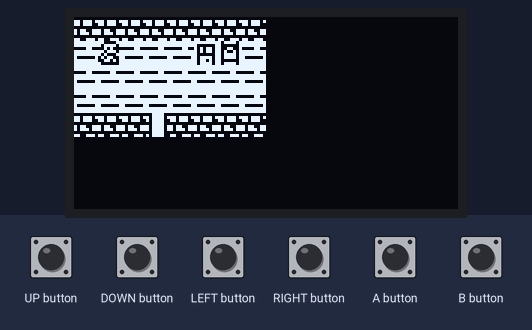
A sketch run on a simulated Arduboy, built with avr-gcc and run on an emulated ATmega32U4. On the bench: 128×64 one-colour display. The test bench sets the inputs (shaded band). What the sketch prints to the serial monitor is not drawn.

Above: at 1.2 s.
1.3 s: UP button pressed for 0.15 s
At 2.3 s:
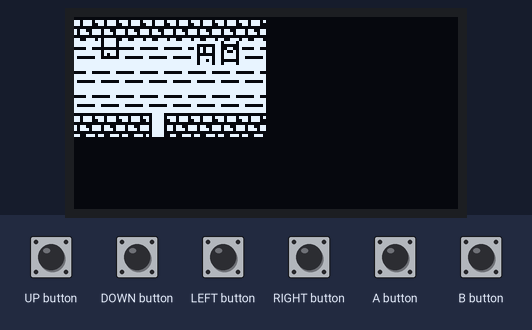
2.9 s: DOWN button pressed for 1 s
At 4.9 s:
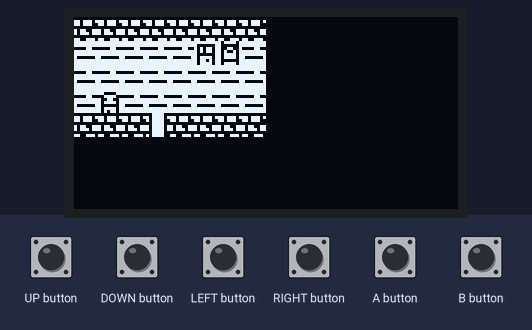
5.4 s: RIGHT button pressed for 1 s
At 6.21 s:
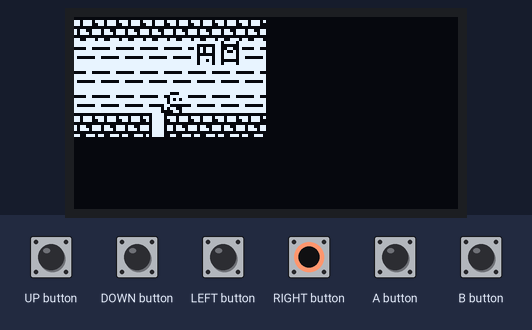
7.9 s: LEFT button pressed for 1 s
At 10.0 s:
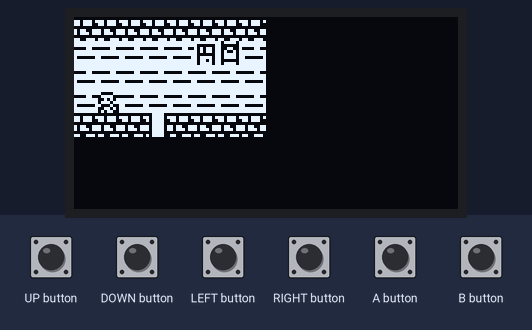
10.4 s: RIGHT button pressed for 0.15 s
At 11.0 s:
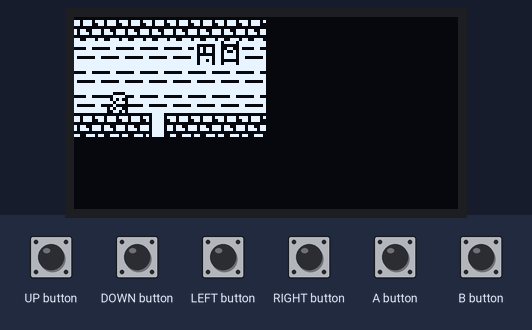
12.0 s: UP button pressed for 1 s
At 12.18 s:
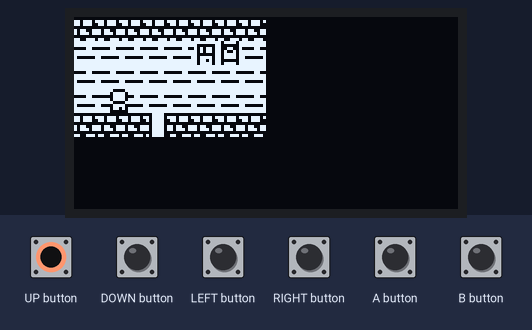
Timing chart, 0 to 15.0 s (numbered marks = the images above; inputs shaded):
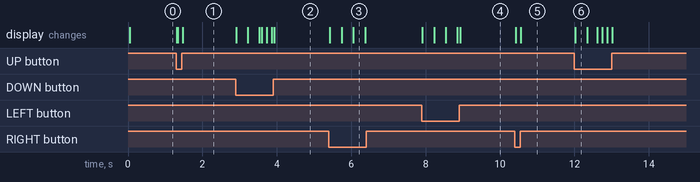

Measured:
- after the input at 1.3 s, the display: first changes at once (image 1 shows a later state)
- after the input at 2.9 s, the display: first changes at once (image 2 shows a later state)
- after the input at 5.4 s, the display: first changes at once (image 3 shows a later state)
- after the input at 7.9 s, the display: first changes at once (image 4 shows a later state)
- after the input at 10.4 s, the display: first changes at once (image 5 shows a later state)
- after the input at 12.0 s, the display: changes at once (image 6)

The sketch:

Engine.ino
```cpp
#include <Arduboy2.h>
#include <ArduboyTones.h>

Arduboy2* arduboy = new Arduboy2();
ArduboyTones* sound = new ArduboyTones(arduboy->audio.enabled);
#include "game.h"

const uint16_t startupTone[] PROGMEM = {NOTE_B6,20,NOTE_C5,60,NOTE_REST,50,NOTE_F7,300, TONES_END};

void setup() {
  // put your setup code here, to run once:
  arduboy->begin();
  arduboy->setFrameRate(30);
  arduboy->clear();

  Serial.begin(9600);
  Serial.println(freeRam());
  Game::game = new Game(arduboy, sound);
  Game::game->start();
  //test();
  arduboy->setCursor(0,0);
  arduboy->print(F("Hello"));
  arduboy->display();

  sound->tones(startupTone);
}

void test()
{
  Serial.println(freeRam());
  new Location*[5];
  Serial.print("array ");
  Serial.println(freeRam());
  Location** locations = new Location*[5];
  locations[0] = new Location(17, 16, Maps::loc);
  Serial.print("main ");
  Serial.println(freeRam());
  locations[1] = new Location(6, 5, Maps::house);
  Serial.print("house ");
  Serial.println(freeRam());
  locations[2] = new Location(6, 4, Maps::house2);
  Serial.print("house2 ");
  Serial.println(freeRam());
  locations[3] = new Location(32, 16, Maps::farm);
  Serial.print("farm ");
  Serial.println(freeRam());
  locations[4] = new Location(8, 5, Maps::farmhouse);
  Serial.print("farmhouse ");
  Serial.println(freeRam());
  unsigned char* tileMap = new unsigned char[256]{};
  Serial.print("tilemap ");
  Serial.println(freeRam());
}

void loop() {
  if (!(arduboy->nextFrame()))
    return;
  Game::game->tick();
}

int freeRam () {
  extern int __heap_start, *__brkval;
  int v;
  return (int) &v - (__brkval == 0 ? (int) &__heap_start : (int) __brkval);
}
```

door.cpp
```cpp
#include "game.h"
#include "door.h"

Door::Door() : Door(0, 0, 0, 0, NULL) {}

Door::Door(int x, int y, int destX, int destY, Location* location) : Entity(x, y, NULL)
{
  this->destX = destX;
  this->destY = destY;
  this->location = location;
}

bool Door::activate()
{
  Game::game->setLocation(location);
  Player* player = Game::game->player;
  player->movePos(destX - player->x(), destY - player->y());
  return true;
}
```

door.h
```cpp
#ifndef DOOR_H
#define DOOR_H
#include <Arduboy2.h>
#include "entity.h"
#include "location.h"

class Door : public Entity
{
  private:
  Location* location;
  int destX;
  int destY;

  public:
  Door();
  Door(int x, int y, int destX, int destY, Location* location);
  bool activate() override;
};

#endif
```

drawer.cpp
```cpp
#include "drawer.h"

Drawer::Drawer(){}

Drawer::Drawer(Arduboy2* arduboy)
{
  this->arduboy = arduboy;
}

void Drawer::draw(View view, Entity entity, int index, int color)
{
  Sprite* sprite = entity.sprite();
  if(sprite != NULL)
  {
    const unsigned char *pixels = sprite->bytes();
    int offset = index * sprite->width() * sprite->height() / 8;
    this->arduboy->drawBitmap(entity.x() - view.x(), entity.y() - view.y(), pixels + offset, sprite->width(), sprite->height(), color);
  }
}

void Drawer::fill(View view, Entity entity, int index, int mask, int color)
{
  draw(view, entity, mask + index, color);
  draw(view, entity, index, !color);
}
```

drawer.h
```cpp
#ifndef DRAWER_H
#define DRAWER_H
#include <Arduboy2.h>
#include "view.h"
#include "entity.h"

class View;

class Drawer
{
  private:
  Arduboy2* arduboy;

  public:
  Drawer();
  Drawer(Arduboy2* arduboy);
  void draw(View view, Entity entity, int index, int color);
  void fill(View view, Entity entity, int index, int mask, int color);

};

#endif
```

entity.cpp
```cpp
#include "entity.h"
#include "sprite.h"

Entity::Entity() : Entity(0, 0, new Sprite()) {}

Entity::Entity(int x, int y, Sprite* sprite)
{
  this->_sprite = sprite;
  this->setPos(x, y);
}

void Entity::tick(Arduboy2* arduboy)
{

}

void Entity::setPos(int x, int y)
{
  _x = x;
  _y = y;
}

int Entity::x()
{
  return _x;
}

int Entity::y()
{
  return _y;
}

Sprite* Entity::sprite()
{
  return this->_sprite;
}

int Entity::imageIndex(int index)
{
  return index;
}

bool Entity::activate()
{
  return false;
}
```

entity.h
```cpp
#ifndef ENTITY_H
#define ENTITY_H
#include <Arduboy2.h>
#include "sprite.h"

class Entity
{
  protected:
  int _x;
  int _y;
  Sprite* _sprite;

  public:
  Entity();
  Entity(int x, int y, Sprite* sprite);
  virtual void tick(Arduboy2* arduboy);
  void setPos(int x, int y);
  int x();
  int y();
  Sprite* sprite();
  virtual int imageIndex(int index);
  virtual bool activate();
};

#endif
```

game.cpp
```cpp
#include <Arduboy2.h>
#include <ArduboyTones.h>
#include "game.h"
#include "drawer.h"
#include "location.h"
#include "sprite.h"
#include "player.h"
#include "door.h"
#include "sign.h"

int freeRam();

Game* Game::game = NULL;

Player* Game::player = NULL;

Game::Game() {}

Game::Game(Arduboy2* arduboy, ArduboyTones* sound)
{
  this->arduboy = arduboy;
  this->sound = sound;
  drawer = Drawer(arduboy);
  tiles = Entity(0, 0, StaticSprites::tileSprite);
  Game::player = new Player(8, 8, StaticSprites::playerSprite);
  Serial.print(F("sizeof(player): ")); Serial.println(sizeof(*Game::player));
  view = View(WIDTH, HEIGHT);
  _imageIndex = 0;
  tileMap = new unsigned char[256];
  tileMap[' '] = 0;
  tileMap['%'] = 1;
  tileMap[':'] = 2;
  tileMap['|'] = 4;
  tileMap['-'] = 5;
  tileMap['T'] = 8;
  tileMap['t'] = 9;
  tileMap['B'] = 10;
  tileMap['O'] = 11;
  tileMap['Q'] = 12;
  tileMap['H'] = 16;
  tileMap['W'] = 16;
  tileMap['D'] = 17;
  tileMap['_'] = 18;
  tileMap['='] = 20;
  tileMap['b'] = 22;
  tileMap['d'] = 23;
  locations = new Location*[7];
  locations[0] = new Location(17, 16, Maps::loc);
  locations[1] = new Location(6, 5, Maps::house, 3);
  locations[2] = new Location(5, 4, Maps::house2, 3);
  locations[3] = new Location(32, 14, Maps::farm);
  locations[4] = new Location(8, 5, Maps::farmhouse, 6);
  locations[5] = new Location(8, 5, Maps::mine, 3);
  locations[6] = new Location(15, 5, Maps::town);
  _location = locations[4];
  counter = 0;
}


void Game::tick()
{
  arduboy->pollButtons();
  arduboy->clear();

  view.centerOn(*_location, *player);
  view.draw(drawer, *_location, tiles, tileMap);

  _location->tick(arduboy);

  _imageIndex++;

  Entity** entities = _location->getEntities();
  for(int i = 0; i < _location->entitiesLength(); i++)
  {
    if(entities[i] != NULL)
    {
      Entity* entity = entities[i];
      drawer.fill(view, *entity, entity->imageIndex(_imageIndex), 16, WHITE);
    }
  }

  if(arduboy->justPressed(A_BUTTON))
  {
    counter++;
    Serial.println(freeRam());
  }

  arduboy->display();
}

void Game::start()
{
  bool success = _location->addEntity(player);

  locations[0]->addEntity(new Sign(3 * 8, 6 * 8, Texts::signGreetings));
  locations[0]->addEntity(new Sign(9 * 8, 2 * 8, Texts::signToFarm));
  locations[0]->addEntity(new Sign(11 * 8, 6 * 8, Texts::signToTown));
  locations[0]->addEntity(new Sign(10 * 8, 12 * 8, Texts::signToMine));

  locations[0]->addEntity(new Door(4 * 8, 3 * 8, 3 * 8, 3 * 8, locations[1])); // to north house
  locations[1]->addEntity(new Door(3 * 8, 4 * 8, 4 * 8, 4 * 8, locations[0]));

  locations[0]->addEntity(new Door(3 * 8, 12 * 8, 3 * 8, 2 * 8, locations[2])); // to south house
  locations[2]->addEntity(new Door(3 * 8, 3 * 8, 3 * 8, 13 * 8, locations[0]));

  locations[0]->addEntity(new Door(8 * 8, 0 * 8, 3 * 8, 12 * 8, locations[3])); // to farm
  locations[3]->addEntity(new Door(3 * 8, 13 * 8, 8 * 8, 1 * 8, locations[0]));

  locations[3]->addEntity(new Door(4 * 8, 3 * 8, 3 * 8, 3 * 8, locations[4])); // to farmhouse
  locations[4]->addEntity(new Door(3 * 8, 4 * 8, 4 * 8, 4 * 8, locations[3]));

  locations[0]->addEntity(new Door(8 * 8, 15 * 8, 4 * 8, 1 * 8, locations[5])); // to mine
  locations[5]->addEntity(new Door(4 * 8, 0 * 8, 8 * 8, 14 * 8, locations[0]));
  locations[5]->addEntity(new Sign(3 * 8, 2 * 8, Texts::signMine));

  locations[0]->addEntity(new Door(16 * 8, 7 * 8, 1 * 8, 2 * 8, locations[6])); // to town
  locations[6]->addEntity(new Door(0 * 8, 2 * 8, 15 * 8, 7 * 8, locations[0]));
  locations[6]->addEntity(new Sign(10 * 8, 3 * 8, Texts::signTown));
}

Location* Game::location()
{
  return _location;
}

void Game::setLocation(Location* location)
{
  //Serial.println("new location");
  _location->removeEntity(player);
  _location = location;
  _location->addEntity(player);
}

int Game::imageIndex()
{
  return _imageIndex;
}

void Game::showText(const char* text)
{
  arduboy->fillRect(0, HEIGHT - 16, WIDTH, 16, BLACK);
  arduboy->setCursor(1, HEIGHT - 15);
  int count = 0;
  int lineStart = 0;
  int len = strlen_P(text);
  char ch;
  for(int i = 0; i < len; i++)
  {
    ch = pgm_read_byte_near(text + i);
    arduboy->print(ch);
    int faster = arduboy->pressed(A_BUTTON) ? 6 : 3;
    delay(100 / faster);

    if(arduboy->pressed(B_BUTTON))
    {
      return;
    }
    uint16_t note = NOTE_B3;
    if(i % 2 == 1)
    {
      note = NOTE_C4;
    }
    sound->tone(NOTE_REST,20 / faster, note,30 / faster);
    arduboy->display();
    if(arduboy->getCursorX() + 8 >= WIDTH)
    {
      if(count >= 1)
      {
        arduboy->fillRect(0, HEIGHT - 16, WIDTH, 16, BLACK);
        arduboy->setCursor(1, HEIGHT - 15);
        for(int j = lineStart; j < len && arduboy->getCursorX() + 8 < WIDTH; j++)
        {
          ch = pgm_read_byte_near(text + j);
          arduboy->print(ch);
        }
      }

      count++;
      arduboy->setCursor(1, HEIGHT - 15 + (count > 0 ? 8 : 0));
      lineStart = i + 1;
    }
  }

  waitForButtonNotPressed();
  waitForButtonPressed();
  waitForButtonNotPressed();
}

void Game::waitForButtonPressed()
{
  while(!arduboy->pressed(A_BUTTON) && !arduboy->pressed(B_BUTTON)){}
}

void Game::waitForButtonNotPressed()
{
  while(arduboy->pressed(A_BUTTON) || arduboy->pressed(B_BUTTON)){}
}
```

game.h
```cpp
#ifndef GAME_H
#define GAME_H

#include <Arduboy2.h>
#include <ArduboyTones.h>
#include "drawer.h"
#include "location.h"
#include "sprite.h"
#include "player.h"

namespace StaticSprites
{
    const PROGMEM unsigned char playerSpriteData[] = {
      0x60, 0xD6, 0xA9, 0x95, 0xD1, 0xB5, 0xEE, 0x00, 0x00, 0x70, 0xC0, 0xEE, 0xD1, 0x95, 0xB1, 0xE4, 0x60, 0xD6, 0xA9, 0x95, 0xD1, 0xB5, 0xEE, 0x00, 0x00, 0xF0, 0xCE, 0xD1, 0x75, 0x91, 0xB5, 0xEE, 0x00, 0xEE, 0x91, 0xD1, 0x91, 0x91, 0xEE, 0x00, 0x00, 0xF7, 0x88, 0xE8, 0xF8, 0x78, 0x67, 0x30, 0x00, 0xEE, 0x91, 0x91, 0xD1, 0x91, 0xEE, 0x00, 0x30, 0x67, 0x78, 0xF8, 0xE8, 0x88, 0xF7, 0x00, 0x00, 0xEE, 0xB5, 0xD1, 0x95, 0xA9, 0xD6, 0x60, 0xEE, 0xB5, 0x91, 0x75, 0xD1, 0xCE, 0xF0, 0x00, 0x00, 0xEE, 0xB5, 0xD1, 0x95, 0xA9, 0xD6, 0x60, 0xE4, 0xB1, 0x95, 0xD1, 0xEE, 0xC0, 0x70, 0x00, 0x00, 0xEE, 0x95, 0xD1, 0x91, 0x95, 0xEE, 0x00, 0x00, 0x9C, 0xEA, 0xE2, 0xA2, 0x2A, 0xDC, 0x00, 0x00, 0xEE, 0x95, 0x91, 0xD1, 0x95, 0xEE, 0x00, 0x00, 0xDC, 0x2A, 0xA2, 0xE2, 0xEA, 0x9C, 0x00, 0x00, 0x20, 0x56, 0x6A, 0x2E, 0x4A, 0x00, 0x00, 0x00, 0x00, 0x30, 0x10, 0x2E, 0x6A, 0x4E, 0x0A, 0x00, 0x20, 0x56, 0x6A, 0x2E, 0x4A, 0x00, 0x00, 0x00, 0x00, 0x30, 0x2E, 0x0A, 0x6E, 0x4A, 0x00, 0x00, 0x00, 0x6E, 0x2E, 0x6E, 0x6E, 0x00, 0x00, 0x00, 0x00, 0x77, 0x17, 0x07, 0x07, 0x18, 0x00, 0x00, 0x00, 0x6E, 0x6E, 0x2E, 0x6E, 0x00, 0x00, 0x00, 0x18, 0x07, 0x07, 0x17, 0x77, 0x00, 0x00, 0x00, 0x00, 0x4A, 0x2E, 0x6A, 0x56, 0x20, 0x00, 0x00, 0x4A, 0x6E, 0x0A, 0x2E, 0x30, 0x00, 0x00, 0x00, 0x00, 0x4A, 0x2E, 0x6A, 0x56, 0x20, 0x00, 0x0A, 0x4E, 0x6A, 0x2E, 0x10, 0x30, 0x00, 0x00, 0x00, 0x00, 0x6A, 0x2E, 0x6E, 0x6A, 0x00, 0x00, 0x00, 0x60, 0x14, 0x1C, 0x5C, 0xD4, 0x00, 0x00, 0x00, 0x00, 0x6A, 0x6E, 0x2E, 0x6A, 0x00, 0x00, 0x00, 0x00, 0xD4, 0x5C, 0x1C, 0x14, 0x60, 0x00,
    };

    static Sprite* playerSprite = new Sprite(StaticSprites::playerSpriteData, 8, 8);

    const PROGMEM unsigned char tileSpriteData[] = {
      0xFF, 0xDF, 0xBF, 0xDF, 0xFB, 0xF7, 0xFB, 0xFF, 0xFF, 0xFD, 0xDA, 0xAD, 0xDF, 0xF7, 0xEB, 0xF7, 0xFF, 0xBD, 0xD7, 0xB7, 0xFD, 0xDD, 0x6B, 0xFF, 0xFF, 0xDD, 0xBB, 0xDD, 0xBB, 0xDD, 0xBB, 0xFF, 0xFF, 0x88, 0x77, 0xDD, 0x7B, 0xEE, 0x11, 0xFF, 0xAB, 0xBD, 0xB5, 0xDD, 0xBB, 0xAD, 0xB5, 0xDD, 0xFF, 0xFF, 0xFF, 0xFF, 0xFF, 0xFF, 0xFF, 0xFF, 0xFF, 0xFF, 0xFF, 0xFF, 0xFF, 0xFF, 0xFF, 0xFF, 0xFF, 0xE1, 0xF5, 0x91, 0x85, 0xF5, 0xE1, 0xFF, 0xFF, 0x87, 0xB9, 0x5E, 0x5E, 0xB9, 0x87, 0xFF, 0xFF, 0x81, 0xB5, 0xB5, 0xA5, 0xB5, 0x81, 0xFF, 0xC3, 0xBD, 0x4D, 0x5E, 0x7A, 0xA5, 0x99, 0xE7, 0xFF, 0xC7, 0x9B, 0x33, 0x3B, 0xAB, 0xC7, 0xFF, 0xFF, 0xFF, 0xFF, 0xFF, 0xFF, 0xFF, 0xFF, 0xFF, 0xFF, 0xFF, 0xFF, 0xFF, 0xFF, 0xFF, 0xFF, 0xFF, 0xFF, 0xFF, 0xFF, 0xFF, 0xFF, 0xFF, 0xFF, 0xFF, 0xB6, 0x86, 0x30, 0x36, 0xA6, 0x86, 0xB0, 0x32, 0xB6, 0x02, 0xFA, 0xFA, 0xFA, 0xDA, 0x02, 0xB6, 0xB6, 0x00, 0xFF, 0xFF, 0xFF, 0xFF, 0x00, 0x32, 0xFF, 0xFF, 0x81, 0xFF, 0xFF, 0x30, 0xFF, 0xFF, 0xFB, 0xDB, 0xDB, 0xDB, 0xDF, 0xDF, 0xDB, 0xFB, 0xB6, 0xB6, 0x06, 0x02, 0x02, 0x02, 0x06, 0xB6, 0xFF, 0x00, 0xB9, 0xB5, 0xB5, 0xB9, 0x00, 0xFF, 0xFF, 0x01, 0xED, 0xE1, 0xAD, 0xED, 0x01, 0xFF, 0xFF, 0xFF, 0xFF, 0xFF, 0xFF, 0xFF, 0xFF, 0xFF, 0xFF, 0xFF, 0xFF, 0xFF, 0xFF, 0xFF, 0xFF, 0xFF, 0xFF, 0xFF, 0xFF, 0xFF, 0xFF, 0xFF, 0xFF, 0xFF, 0xFF, 0xFF, 0xFF, 0xFF, 0xFF, 0xFF, 0xFF, 0xFF, 0xFF, 0xFF, 0xFF, 0xFF, 0xFF, 0xFF, 0xFF, 0xFF, 0xFF, 0xFF, 0xFF, 0xFF, 0xFF, 0xFF, 0xFF, 0xFF, 0xFF, 0xFF, 0xFF, 0xFF, 0xFF, 0xFF, 0xFF, 0xFF, 0xFF, 0xFF, 0xFF, 0xFF, 0xFF, 0xFF, 0xFF, 0xFF, 0xFF, 0xFF, 0xFF, 0xFF, 0xFF, 0xFF, 0xFF, 0xFF, 0xFF, 0xFF, 0xFF, 0xFF, 0xFF, 0xFF, 0xFF, 0xFF, 0xFF, 0xFF, 0xFF, 0xFF, 0xFF, 0xFF, 0xFF, 0xFF, 0xFF, 0xFF, 0xFF, 0xFF, 0xFF, 0xFF, 0xFF, 0xFF, 0xFF, 0xFF, 0xFF, 0xFF, 0xFF, 0xFF, 0xFF, 0xFF, 0xFF, 0xFF, 0xFF, 0xFF, 0xFF, 0xFF, 0xFF, 0xFF, 0xFF, 0xFF, 0xFF, 0xFF, 0xFF, 0xFF, 0xFF, 0xFF, 0xFF, 0xFF, 0xFF, 0xFF, 0xFF, 0xFF, 0xFF, 0xFF, 0xFF, 0xFF, 0xFF, 0xFF, 0xFF, 0xFF, 0xFF, 0xFF, 0xFF, 0xFF, 0xFF, 0xFF, 0xFF, 0xFF, 0xFF, 0xFF, 0xFF, 0xFF, 0xFF, 0xFF, 0xFF, 0xFF, 0xFF, 0xFF, 0xFF, 0xFF, 0xFF, 0xFF, 0xFF, 0xFF, 0xFF, 0xFF, 0xFF, 0xFF, 0xFF, 0xFF, 0xFF, 0xFF, 0xFF, 0xFF, 0xFF, 0xFF, 0xFF, 0xFF, 0xFF, 0xFF, 0xFF, 0xFF, 0xFF, 0xFF, 0xFF, 0xFF, 0xFF, 0xFF, 0xFF, 0xFF, 0xFF, 0xFF, 0xFF, 0xFF, 0xFF, 0xFF, 0xFF, 0xFF, 0xFF, 0xFF, 0xFF, 0xFF, 0xFF, 0xFF, 0xFF, 0xFF, 0xFF, 0xFF, 0xFF, 0xFF, 0xFF, 0xFF, 0xFF, 0xFF, 0xFF, 0xFF, 0xFF, 0xFF, 0xFF, 0xFF, 0xFF, 0xFF, 0xFF, 0xFF, 0xFF, 0xFF, 0xFF, 0xFF, 0xFF, 0xFF, 0xFF, 0xFF, 0xFF, 0xFF, 0xFF, 0xFF, 0xFF, 0xFF, 0xFF, 0xFF, 0xFF, 0xFF, 0xFF, 0xFF, 0xFF, 0xFF, 0xFF, 0xFF, 0xFF, 0xFF, 0xFF, 0xFF, 0xFF, 0xFF, 0xFF, 0xFF, 0xFF, 0xFF, 0xFF, 0xFF, 0xFF, 0xFF, 0xFF, 0xFF, 0xFF, 0xFF, 0xFF, 0xFF, 0xFF, 0xFF, 0xFF, 0xFF, 0xFF, 0xFF, 0xFF, 0xFF, 0xFF, 0xFF, 0xFF, 0xFF, 0xFF, 0xFF, 0xFF, 0xFF, 0xFF, 0xFF, 0xFF, 0xFF, 0xFF, 0xFF, 0xFF, 0xFF, 0xFF, 0xFF, 0xFF, 0xFF, 0xFF, 0xFF, 0xFF, 0xFF, 0xFF, 0xFF, 0xFF, 0xFF, 0xFF, 0xFF, 0xFF, 0xFF, 0xFF, 0xFF, 0xFF, 0xFF, 0xFF, 0xFF, 0xFF, 0xFF, 0xFF, 0xFF, 0xFF, 0xFF, 0xFF, 0xFF, 0xFF, 0xFF, 0xFF, 0xFF,
    };

    static Sprite* tileSprite = new Sprite(StaticSprites::tileSpriteData, 8, 8);
};

namespace Texts
{
  static const PROGMEM char signGreetings[] = {"Hello World! This is a long winded sign, so be ready for some text! This is a small demo for the engine that I will be writing. You can find the source code on my GitHub page /NicholasDenaro/ArduboyGameEngine. Please let me know if you like it!"};
  static const PROGMEM char signToFarm[] = {"North to Farm"};
  static const PROGMEM char signToMine[] = {"South to Mines"};
  static const PROGMEM char signToTown[] = {"East to Town"};
  static const PROGMEM char signMine[] = {"The mine is closed"};
  static const PROGMEM char signTown[] = {"Welcome to town!"};


}

namespace Maps
{
    const PROGMEM unsigned char loc[273] =
      "tttttttt|tttttttt"
      "t       |    %% t"
      "t%%HHH  |T  %%% t"
      "t%%HDH  |  %%%  t"
      "t%%%----|   %%  t"
      "t       |       t"
      "t  T    |  T    t"
      "t      Q|--------"
      "t      Q|       t"
      "t      Q|   ::  t"
      "t      Q|  :::  t"
      "t HHH   |  :::  t"
      "t HDH   | T::   t"
      "t  -----|       t"
      "t       |       t"
      "tttttttt|tttttttt";

      const PROGMEM unsigned char house[31] =
      "WWWWWW"
      "b==W=="
      "W=WW=="
      "======"
      "WWW_WW";

      const PROGMEM unsigned char house2[21] =
      "WWWWW"
      "====="
      "=bW=="
      "WWW_W";

      const PROGMEM unsigned char farm[513] =
      "tttttttttttttttttttttttttttttttt"
      "t                              t"
      "t HHHHH                        t"
      "t HHDHH                        t"
      "t %%|%%    ::::::::::::::::    t"
      "t   |      ::::::::::::::::    t"
      "t B |      ::::::::::::::::    t"
      "t  |-      ::::::::::::::::    t"
      "t  |       ::::::::::::::::    t"
      "t  |       ::::::::::::::::    t"
      "t  |       ::::::::::::::::    t"
      "t  |       ::::::::::::::::    t"
      "t  |                           t"
      "ttt|tttttttttttttttttttttttttttt";

      const PROGMEM unsigned char farmhouse[41] =
      "WWWWWWWW"
      "=====db="
      "========"
      "========"
      "WWW_WWWW";

      const PROGMEM unsigned char mine[41] =
      "OOOO|OOO"
      "O::::::O"
      "O::T:::O"
      "O::::::O"
      "OOOOOOOO";

      const PROGMEM unsigned char town[76] =
      "tttHHHtHHHtHHHt"
      "tQ HDH%HDH%HDHt"
      "------------- t"
      "tQ %%%    T  %t"
      "ttttttttttttttt";
};

class Game
{
  private:
  Arduboy2* arduboy;
  ArduboyTones* sound;
  Drawer drawer;
  Entity tiles;
  Location* _location;
  Location** locations;
  View view;
  int _imageIndex;
  int counter;
  unsigned char* tileMap;

  public:
  static Player* player;
  static Game* game;
  Game();
  Game(Arduboy2* arduboy, ArduboyTones* sound);
  void tick();
  void start();

  Location* location();
  void setLocation(Location* location);
  int imageIndex();

  void showText(const char* text);
  void waitForButtonPressed();
  void waitForButtonNotPressed();
};

#endif
```

location.h
```cpp
#ifndef LOCATION_H
#define LOCATION_H
#include <Arduboy2.h>
#include "entity.h"

class Location
{
  private:
  int _width;
  int _height;
  const unsigned char* tiles;
  Entity** entities;
  int _entitiesLength;
  int entityCount;

  public:
  Location();
  Location(int width, int height, const unsigned char* tiles, byte entCount = 10);
  unsigned char getTile(int x, int y);
  void tick(Arduboy2* arduboy);
  int width();
  int height();
  bool addEntity(Entity* entity);
  bool removeEntity(Entity* entity);
  int entitiesLength();
  Entity** getEntities();
  bool activateEntity(Entity* entity, int x, int y);
};

#endif
```

Source omitted: location.cpp (2327 bytes), player.cpp (1960 bytes), player.h (331 bytes), sign.cpp (244 bytes), sign.h (199 bytes), sprite.cpp (406 bytes), sprite.h (338 bytes), view.cpp (1346 bytes), view.h (414 bytes)
